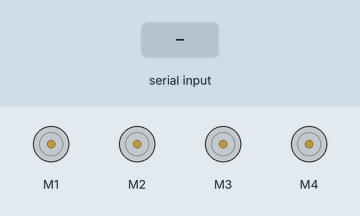
Simulated run of this sketch. Board: Arduino Uno, built with avr-gcc and run on an emulated ATmega328P. Shown: 4 × DC motor (green arrow = forward, orange = backward, longer = faster). The inputs (shaded band) are chosen by the test bench.

Above: at 1.2 s.
1.3 s: "F" received over Serial
At 2.1 s:
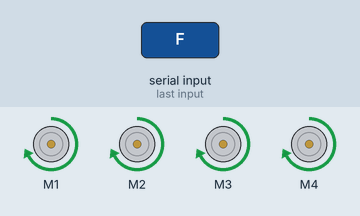
2.8 s: byte 50 ('2') received over Serial
At 3.3 s:
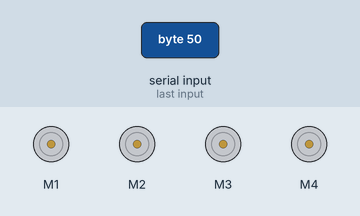
4.3 s: "B" received over Serial
At 5.5 s:
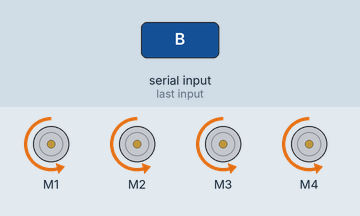
5.8 s: "L" received over Serial
At 6.8 s:
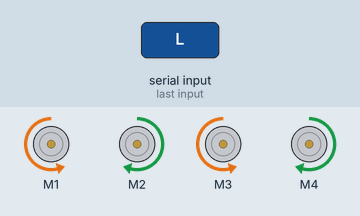
7.3 s: "R" received over Serial
At 7.9 s:
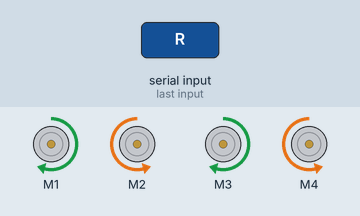
8.8 s: "G" received over Serial
At 10.2 s:
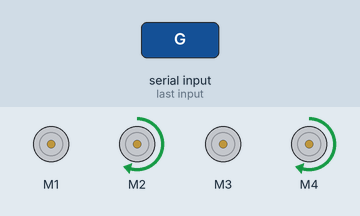
Timing chart, 0 to 11.3 s (numbered marks = the images above; inputs shaded):
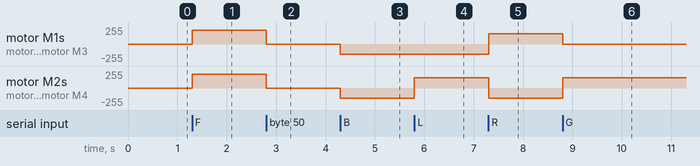

The sketch:

omni-wheel-robot.ino
```cpp
#include <AFMotor.h>

//initial motors pin
AF_DCMotor motor1(1, MOTOR12_1KHZ);
AF_DCMotor motor2(2, MOTOR12_1KHZ);
AF_DCMotor motor3(3, MOTOR34_1KHZ);
AF_DCMotor motor4(4, MOTOR34_1KHZ);

char command;
int Speed = 204;

void setup()
{
  Serial.begin(9600);  //Set the baud rate to your Bluetooth module.
}

void loop(){
  if(Serial.available() > 0){
    command = Serial.read();
    Stop(); //initialize with motors stoped
    //Change pin mode only if new command is different from previous.
    //Serial.println(command);
    switch(command){
    case 'F':
      forward();
      break;
    case 'B':
       back();
      break;
    case 'L':
      left();
      break;
    case 'R':
      right();
      break;
      case 'G':
        forwardleft();
        break;
      case 'I':
        forwardright();
        break;
      case 'H':
        backleft();
        break;
      case 'J':
        backright();
        break;
      case '0':
        Speed = 100;
        break;
      case '1':
        Speed = 140;
        break;
      case '2':
        Speed = 153;
        break;
      case '3':
        Speed = 165;
        break;
      case '4':
        Speed = 178;
        break;
      case '5':
        Speed = 191;
        break;
      case '6':
        Speed = 204;
        break;
      case '7':
        Speed = 216;
        break;
      case '8':
        Speed = 229;
        break;
      case '9':
        Speed = 242;
        break;
      case 'q':
        Speed = 255;
        break;
    }
  }
}

void forward()
{
  motor1.setSpeed(Speed); //Define maximum velocity
  motor1.run(FORWARD); //rotate the motor clockwise
  motor2.setSpeed(Speed); //Define maximum velocity
  motor2.run(FORWARD); //rotate the motor clockwise
  motor3.setSpeed(Speed);//Define maximum velocity
  motor3.run(FORWARD); //rotate the motor clockwise
  motor4.setSpeed(Speed);//Define maximum velocity
  motor4.run(FORWARD); //rotate the motor clockwise
}

void back()
{
  motor1.setSpeed(Speed); //Define maximum velocity
  motor1.run(BACKWARD); //rotate the motor anti-clockwise
  motor2.setSpeed(Speed); //Define maximum velocity
  motor2.run(BACKWARD); //rotate the motor anti-clockwise
  motor3.setSpeed(Speed); //Define maximum velocity
  motor3.run(BACKWARD); //rotate the motor anti-clockwise
  motor4.setSpeed(Speed); //Define maximum velocity
  motor4.run(BACKWARD); //rotate the motor anti-clockwise
}

void left()
{
  motor1.setSpeed(Speed); //Define maximum velocity
  motor1.run(BACKWARD); //rotate the motor anti-clockwise
  motor2.setSpeed(Speed); //Define maximum velocity
  motor2.run(FORWARD); //rotate the motor anti-clockwise
  motor3.setSpeed(Speed); //Define maximum velocity
  motor3.run(BACKWARD);  //rotate the motor clockwise
  motor4.setSpeed(Speed); //Define maximum velocity
  motor4.run(FORWARD);  //rotate the motor clockwise
}

void right()
{
  motor1.setSpeed(Speed); //Define maximum velocity
  motor1.run(FORWARD); //rotate the motor clockwise
  motor2.setSpeed(Speed); //Define maximum velocity
  motor2.run(BACKWARD); //rotate the motor clockwise
  motor3.setSpeed(Speed); //Define maximum velocity
  motor3.run(FORWARD); //rotate the motor anti-clockwise
  motor4.setSpeed(Speed); //Define maximum velocity
  motor4.run(BACKWARD); //rotate the motor anti-clockwise
}

void forwardleft()
{
  motor1.setSpeed(0); //Define maximum velocity
  motor1.run(RELEASE); //rotate the motor clockwise
  motor2.setSpeed(Speed); //Define maximum velocity
  motor2.run(FORWARD); //rotate the motor clockwise
  motor3.setSpeed(0);//Define maximum velocity
  motor3.run(RELEASE); //rotate the motor clockwise
  motor4.setSpeed(Speed);//Define maximum velocity
  motor4.run(FORWARD); //rotate the motor clockwise
}

void forwardright()
{
  motor1.setSpeed(Speed); //Define maximum velocity
  motor1.run(FORWARD); //rotate the motor clockwise
  motor2.setSpeed(0); //Define maximum velocity
  motor2.run(RELEASE); //rotate the motor clockwise
  motor3.setSpeed(Speed);//Define maximum velocity
  motor3.run(FORWARD); //rotate the motor clockwise
  motor4.setSpeed(0);//Define maximum velocity
  motor4.run(RELEASE); //rotate the motor clockwise
}

void backleft()
{
  motor1.setSpeed(0); //Define maximum velocity
  motor1.run(RELEASE); //rotate the motor clockwise
  motor2.setSpeed(Speed); //Define maximum velocity
  motor2.run(BACKWARD); //rotate the motor clockwise
  motor3.setSpeed(0);//Define maximum velocity
  motor3.run(RELEASE); //rotate the motor clockwise
  motor4.setSpeed(Speed);//Define maximum velocity
  motor4.run(BACKWARD); //rotate the motor clockwise
}

void backright()
{
  motor1.setSpeed(Speed); //Define maximum velocity
  motor1.run(BACKWARD); //rotate the motor clockwise
  motor2.setSpeed(0); //Define maximum velocity
  motor2.run(RELEASE); //rotate the motor clockwise
  motor3.setSpeed(Speed);//Define maximum velocity
  motor3.run(BACKWARD); //rotate the motor clockwise
  motor4.setSpeed(0);//Define maximum velocity
  motor4.run(RELEASE); //rotate the motor clockwise
}

void Stop()
{
  motor1.setSpeed(0); //Define minimum velocity
  motor1.run(RELEASE); //stop the motor when release the button
  motor2.setSpeed(0); //Define minimum velocity
  motor2.run(RELEASE); //rotate the motor clockwise
  motor3.setSpeed(0); //Define minimum velocity
  motor3.run(RELEASE); //stop the motor when release the button
  motor4.setSpeed(0); //Define minimum velocity
  motor4.run(RELEASE); //stop the motor when release the button
}
```

Measured:
- after the input at 1.3 s, motor M1–4: stopped → forward 204/255 at once
- after the input at 2.8 s, motor M1–4: forward 204/255 → stopped at once
- after the input at 4.3 s, motor M1–4: stopped → backward 153/255 at once
- after the input at 5.8 s, motor M2, motor M4: backward 153/255 → forward 153/255 at once
- after the input at 7.3 s, motor M1, motor M3: backward 153/255 → forward 153/255 at once; motor M2, motor M4: forward 153/255 → backward 153/255 at once
- after the input at 8.8 s, motor M1, motor M3: forward 153/255 → stopped at once; motor M2, motor M4: backward 153/255 → forward 153/255 at once
